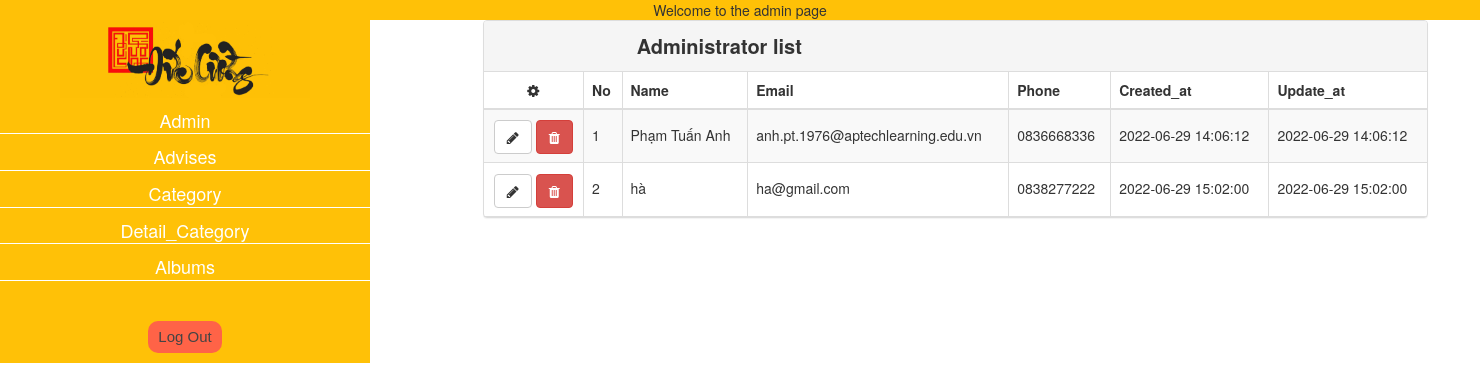
/admin/adm_users.php (signed in), run on the app's committed database.
### tables this page shows
CREATE TABLE `users` (
  `id` int(11) NOT NULL,
  `name` varchar(50) DEFAULT NULL,
  `email` varchar(150) DEFAULT NULL,
  `phone` varchar(20) DEFAULT NULL,
  `created_at` datetime DEFAULT NULL,
  `update_at` datetime DEFAULT NULL,
  `password` varchar(50) DEFAULT NULL
);

### validation/dbhelper.php (called while the page is built, shortened)
<?php
function executeResult($sql, $isSingle = false) {
	$conn = mysqli_connect(HOST, USERNAME, PASSWORD, DATABASE);
	mysqli_set_charset($conn, 'utf8');
	$data = null;
	$resultset = mysqli_query($conn, $sql);
	if($resultset != null){
		if($isSingle) {
			$data = mysqli_fetch_assoc($resultset);
		} else {
			$data = [];
			while(($row = mysqli_fetch_assoc($resultset)) != null) {
				$data[] = $row;
			}
		}
	}
	return $data;
}

### admin/adm_users.php (the view, shortened to what this page needs)
<?php
require_once('../validation/dbhelper.php');
$sql = "select * from users";
$uList = executeResult($sql);
?>
<!DOCTYPE html>
<html lang="en">
<head>
    <link rel="stylesheet" href="admin.css">
    <link rel="stylesheet" href="https://cdnjs.cloudflare.com/ajax/libs/font-awesome/6.0.0-beta3/css/all.min.css">
    <link rel="stylesheet" href="https://maxcdn.bootstrapcdn.com/bootstrap/3.3.6/css/bootstrap.min.css">
    <link href="https://cdnjs.cloudflare.com/ajax/libs/font-awesome/4.4.0/css/font-awesome.min.css" rel="stylesheet" type="text/css"> <script src="https://maxcdn.bootstrapcdn.com/bootstrap/3.3.6/js/bootstrap.min.js"></script>
</head>
<body>
    <div id="wrapper">
        <div class="header">
            <nav class="container">
               <marquee behavior="" direction="">Welcome to the admin page</marquee>
            </nav>
        </div>
        <div class="main-admin">
                <div class="main-left">
                        <a href="../index.php" id="logo">
                            <img src="../img/logo.png" alt="">
                        </a>
                    <ul>
                        <li><a href="adm_users.php">Admin</a></li>
                        <li><a href="adm_advises.php">Advises</a></li>
                        <li><a href="adm_category.php">Category</a></li>
                        <li><a href="detail_category.php">Detail_Category</a></li>
                        <li><a href="adm_albums.php">Albums</a></li>
                        <?php
                    if(!isset($_SESSION['uid'])){
                            echo "<div class='login'>
                                    <button><a href='../validation/login.php'>Login</a></button>
                                    <button><a href='../validation/register.php'>Register</a></button>
                                  </div>";
                    }
                    else{
                        echo "<div class='login'><button><a href='../validation/logout.php'>Log Out</a></button></div>";
                    }
                    ?>
                    </ul>
                </div>
                <div class="main-right">
                <div class="container">
 <div class="row">
  <div class="col-md-10 col-md-offset-1">
   <div class="panel panel-default panel-table">
    <div class="panel-heading">
     <div class="row">
      <div class="col col-xs-6">
       <h3 class="panel-title">Administrator list</h3>
      </div>
     </div>
    </div>
    <div class="panel-body">
     <table method="post" class="table table-striped table-bordered table-list">
      <thead>
       <tr>
        <th><em class="fa fa-cog"></em></th>
        <th class="hidden-xs">No</th>
        <th>Name</th>
        <th>Email</th>
        <th>Phone</th>
        <th>Created_at</th>
        <th>Update_at</th>
       </tr>
      </thead>
      <tbody>
      <?php
$index = 0;
foreach($uList as $item) {
    echo '<tr>
            <td align="center"><a href="adm_edit.php?id='.$item['id'].'" class="btn btn-default"><em class="fa fa-pencil"></em></a> <a href="adm_delete.php?user_id='.$item['id'].'" class="btn btn-danger"><em class="fa fa-trash"></em></a></td>
            <td class="hidden-xs">'.(++$index).'</td>
            <td>'.$item['name'].'</td>
            <td>'.$item['email'].'</td>
            <td>'.$item['phone'].'</td>
            <td>'.$item['created_at'].'</td>
            <td>'.$item['update_at'].'</td>
        </tr>';
}
?>
     </tbody>
    </table>
                </div>
        </div>
    </div>
                </div>
        </div>
    </div>
</body>
</html>

### admin/admin.css (style rules this page uses)
body { margin: 0px; padding: 0px; background-size:cover; background-position-y:-100px ; font-family: 'Montserrat', sans-serif; }
#wrapper { width: 100%; height: auto !important; }
.header { background-color:#ffc107; }
nav { display:flex; justify-items:center; justify-content: space-between; }
#logo { padding:5px 0px; }
#logo img { max-width: 250px; height: auto; }
.main-admin { width: 100%; display:flex; }
.main-left { width: 25%; background-color: #ffc107; text-align: center; }
.main-left ul { padding-inline-start:0px; }
.main-left ul li { list-style: none; margin-top: 10px; border-bottom: 1px solid #fff; font-size: 18px; }
.main-left ul li a { text-decoration: none; color: #fff; }
.main-right { width: 75%; height: auto; }
.panel-table .panel-body { padding:0; }
.panel-table .panel-body .table-bordered { border-style: none; margin:0; }
.panel-table .panel-body .table-bordered > thead > tr > th:first-of-type { text-align:center; width: 100px; }
.panel-table .panel-body .table-bordered > thead > tr > th:last-of-type, .panel-table .panel-body .table-bordered > tbody > tr > td:last-of-type { border-right: 0px; }
.panel-table .panel-body .table-bordered > thead > tr > th:first-of-type, .panel-table .panel-body .table-bordered > tbody > tr > td:first-of-type { border-left: 0px; }
.panel-table .panel-body .table-bordered > tbody > tr:first-of-type > td { border-bottom: 0px; }
.panel-table .panel-body .table-bordered > thead > tr:first-of-type > th { border-top: 0px; }
.panel-table .panel-heading .col h3 { line-height: 30px; height: 30px; font-weight: 800; font-size: 20px; text-align: center; }
.panel-table .panel-body .table-bordered > tbody > tr > td { line-height: 34px; }
.login a { color: #444444; font-family:arial; font-size:15px; }
.login button { padding:5px 10px; border: none; border-radius: 10px; background-color: tomato; margin-top: 40px; }

### data on the page
users: name "Phạm Tuấn Anh", email "anh.pt.1976@aptechlearning.edu.vn", phone "0836668336", created_at "2022-06-29 14:06:12", update_at "2022-06-29 14:06:12"
users: name "hà", email "ha@gmail.com", phone "0838277222", created_at "2022-06-29 15:02:00", update_at "2022-06-29 15:02:00"
